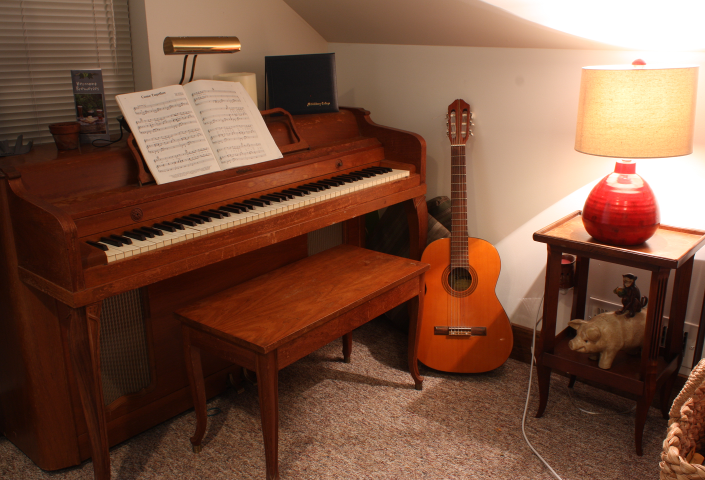
//> input picture Piano-perfect-im0-s.png, 705 x 480 px
$ ./main   (built with g++ and OpenCV 4)
//> lines starting //> are read from the running program, lines starting //| are printed output that depends on the picture
#include <iostream>
#include <fstream>
#include <opencv2/imgproc.hpp>
#include <opencv2/imgcodecs.hpp>
#include <opencv/cv.hpp>
#include <opencv2/opencv.hpp>
#include <opencv2/core/core.hpp>
#include <opencv2/highgui/highgui.hpp>
#include <string>
#include <chrono>


int main(int argc, char **argv) {


	std::string pianoL = "Piano-perfect-im0-s.png";
	std::string pianoR = "Piano-perfect-im1-s.png";
	std::string motorcycleL = "Motorcycle-perfect-im0-s.png";
	std::string motorcycleR = "Motorcycle-perfect-im1-s.png";
	std::string umbrellaL = "Umbrella-perfect-im0-s.png";
	std::string umbrellaR = "Umbrella-perfect-im1-s.png";

	//flag variables for mode control
	int imgFlag = 0;
	int approachFlag = 2;
	int loadGrayScale = 0;

	//threshHold presets
	int pianoMaxDisp = 70;
	int motorcycleMaxDisp = 60;
	int umbrellaMaxDisp = 65;
	int minDisp = 0;
	int maxDisp = 70; //default

	//load img assuming both image are the same resolution
	cv::Mat imgL, imgR;
	if (loadGrayScale){
		if (imgFlag == 0){
			imgL = cv::imread(pianoL, cv::IMREAD_GRAYSCALE);
			imgR = cv::imread(pianoR, cv::IMREAD_GRAYSCALE);
			//set min/maxDisparity to search
			maxDisp = pianoMaxDisp;
		} else if (imgFlag == 1){
			imgL = cv::imread(motorcycleL, cv::IMREAD_GRAYSCALE);
			imgR = cv::imread(motorcycleR, cv::IMREAD_GRAYSCALE);
			maxDisp = motorcycleMaxDisp;
		} else if (imgFlag == 2){
			imgL = cv::imread(umbrellaL, cv::IMREAD_GRAYSCALE);
			imgR = cv::imread(umbrellaR, cv::IMREAD_GRAYSCALE);
			maxDisp = umbrellaMaxDisp;
		}
	} else {
		if (imgFlag == 0){
			imgL = cv::imread(pianoL, CV_8UC1);
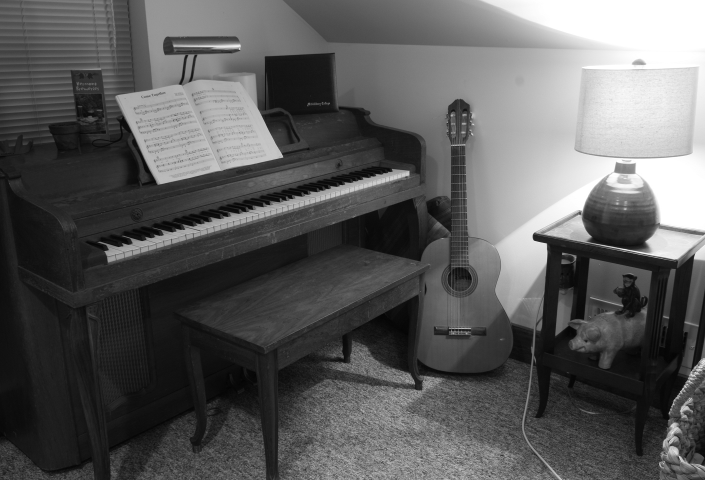
//> imgL: 480 rows x 705 cols, CV_8UC1; min 4, max 255, mean 91.2
			imgR = cv::imread(pianoR, CV_8UC1);
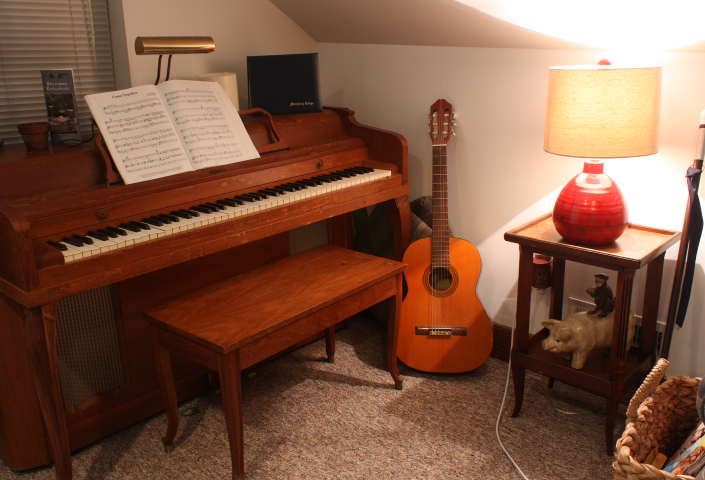
//> input picture Piano-perfect-im1-s.png, 705 x 480 px
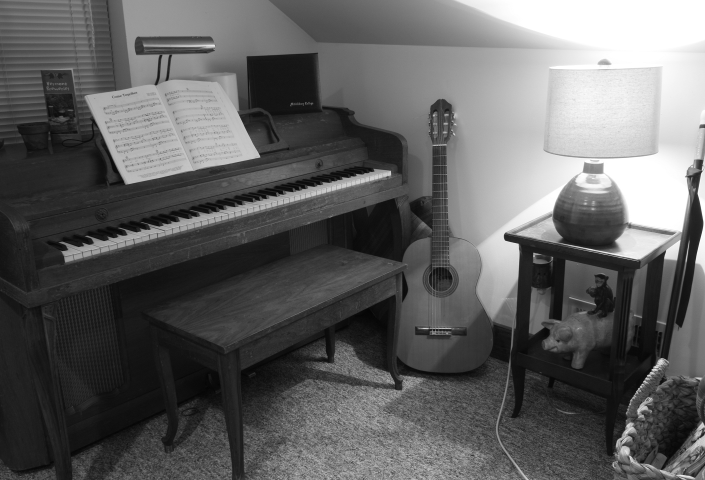
//> imgR: 480 rows x 705 cols, CV_8UC1; min 4, max 255, mean 96.6
			//set min/maxDisparity to search
			maxDisp = pianoMaxDisp;
		} else if (imgFlag == 1){
			imgL = cv::imread(motorcycleL, CV_8UC1);
			imgR = cv::imread(motorcycleR, CV_8UC1);
			maxDisp = motorcycleMaxDisp;
		} else if (imgFlag == 2){
			imgL = cv::imread(umbrellaL, CV_8UC1);
			imgR = cv::imread(umbrellaR, CV_8UC1);
			maxDisp = umbrellaMaxDisp;
		}
	}

	//cv::namedWindow("imgL", CV_WINDOW_AUTOSIZE);
	//cv::imshow("imgL", imgL);

	int imgRows = imgL.rows;
//> imgRows = 480
	int imgCols = imgL.cols;
//> imgCols = 705

	//create empty disparity matrix
	cv::Mat disp = cv::Mat::zeros(imgRows,imgCols,CV_8UC1);

	//set maskSize
	int maskSize = 7;
	int maskOffset = (maskSize - 1) / 2;

//	//createPaddedImg
//	cv::Mat imgL_pad, imgR_pad;
//	cv::copyMakeBorder(imgL,imgL_pad,maskOffset,maskOffset,maskOffset,maskOffset,cv::BORDER_CONSTANT,cv::Scalar(0));
//	cv::copyMakeBorder(imgR,imgR_pad,maskOffset,maskOffset,maskOffset,maskOffset,cv::BORDER_CONSTANT,cv::Scalar(0));


	int minSSD = 99999;
	int tempSSD = 0;
	int dist = 0;
	int pixelDiff = 0;
	int bestMatch = 0;

	int endRowIndex = imgRows - maskOffset;
//> endRowIndex = 477
	int endColIndex = imgCols - maskOffset;
//> endColIndex = 702

	//start clocking
	auto start = std::chrono::high_resolution_clock::now();

	//first approach (long run time)
	if (approachFlag == 1){
		for (int i = maskOffset; i < endRowIndex; i++){
			std::cout<< "." << "1\n";
			for (int j = maskOffset; j < endColIndex; j++){
				minSSD = 99999;
				dist = 0;
				for (int k = maskOffset; k < endColIndex; k++){
					tempSSD = 0;
					pixelDiff = 0;
					for (int m = -maskOffset; m < maskOffset; m++){
						for (int n = -maskOffset; n < maskOffset; n++){
							pixelDiff = (int)imgL.at<uchar>(i+m,j+n) - (int)imgR.at<uchar>(i+m,k+n);
							tempSSD += (pixelDiff * pixelDiff);
						}
					}
					if (minSSD > tempSSD){
						minSSD = tempSSD;
						dist = abs(k-j);
					}
				}
				if (dist > 255){
					disp.at<uchar>(i,j) = 0;
				} else {
					disp.at<uchar>(i,j) = dist;
				}
			}
		}
	//second approach
	} else if (approachFlag == 2){
		int checkVal = 0;
		for (int i = maskOffset; i < endRowIndex; i++){
			std::cout<< "." << "2\n";
			for (int j = maskOffset; j < endColIndex; j++){
				//calculate if col index will be out of bound
				minSSD = 99999;
				checkVal = j + maxDisp;
				bestMatch = j;
				if (checkVal < endColIndex){
					//index is within bound
					for (int k = minDisp; k < maxDisp; k++){
						tempSSD = 0;
						pixelDiff = 0;
						for (int m = -maskOffset; m < maskOffset; m++){
							for (int n = -maskOffset; n < maskOffset; n++){
								pixelDiff = (int)imgL.at<uchar>(i+m,j+n) - (int)imgR.at<uchar>(i+m,j+n-k);
								tempSSD += (pixelDiff * pixelDiff);
							}
						}
						if (minSSD > tempSSD){
							minSSD = tempSSD;
							bestMatch = k;
						}
					}
				} else {
					//index is out of bound
					for (int k = minDisp; k < maxDisp - (checkVal-endColIndex) - 1; k++){
						tempSSD = 0;
						pixelDiff = 0;
						for (int m = -maskOffset; m < maskOffset; m++){
							for (int n = -maskOffset; n < maskOffset; n++){
								pixelDiff = (int)imgL.at<uchar>(i+m,j+n) - (int)imgR.at<uchar>(i+m,j+n-k);
								tempSSD += (pixelDiff * pixelDiff);
							}
						}
						if (minSSD > tempSSD){
							minSSD = tempSSD;
							bestMatch = k;
						}
					}
				}
				disp.at<uchar>(i,j) = bestMatch;
			}
		}
//> this loop made 474 passes
//> (tempSSD, pixelDiff) on passes 1 to 3: (0, 0), (0, 0), (0, 0)
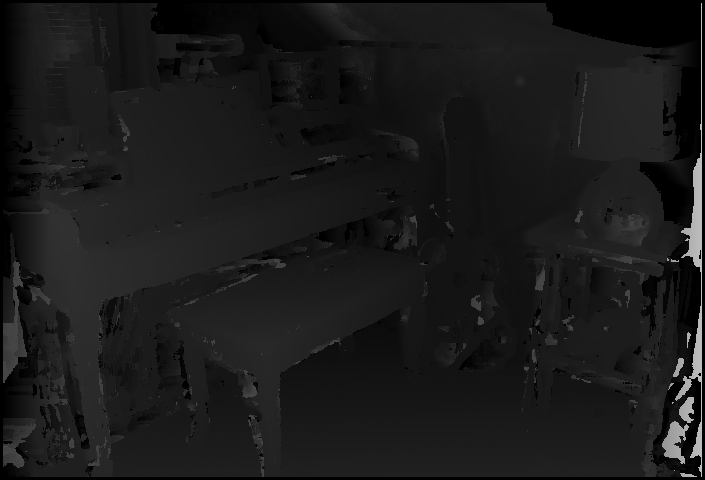
//> disp: 480 rows x 705 cols, CV_8UC1; min 0, max 189, mean 26.1
//> after the loop, minSSD = 99999; checkVal = 771; bestMatch = 701; tempSSD = 67568; pixelDiff = -53
	}


	cv::equalizeHist(disp,disp);
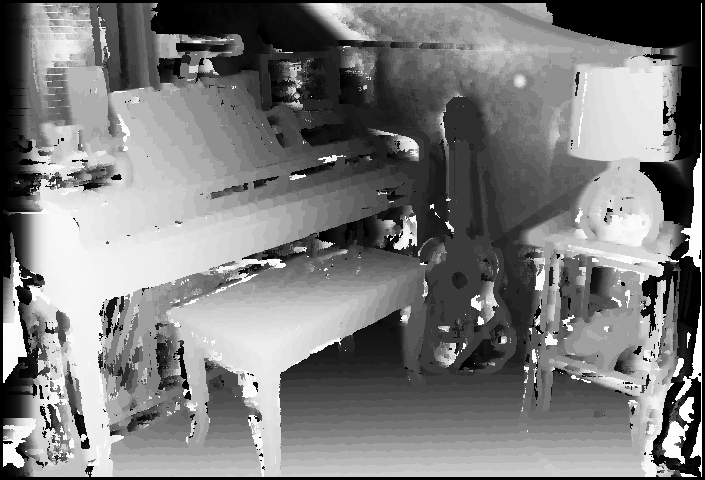
//> disp: 480 rows x 705 cols, CV_8UC1; min 0, max 255, mean 124.1
	cv::normalize(disp, disp,255, 0, cv::NORM_MINMAX);
	cv::namedWindow("disp", CV_WINDOW_AUTOSIZE);
	cv::imshow("disp", disp);

	//finish clock
	auto finish = std::chrono::high_resolution_clock::now();
	std::chrono::duration<double> elapsed = finish - start;
	std::cout << "Elapsed time: " << elapsed.count() << " s\n";
	std::cout << "finished" << std::endl;

	//convert to point cloud

	//since all images are aligned fx = fy
	double f, cx0, cx1, cy, baseline, doffs;
	double x,y,z;

	std::ifstream infile;
	if (imgFlag == 0){
		infile.open("pianoCalib.txt");
	} else if (imgFlag == 1){
		infile.open("motorcycleCalib.txt");
	} else if (imgFlag == 2){
		infile.open("umbrellaCalib.txt");
	}

	std::string word;
	std::string temp;

	infile >> word;
//> (the run ends here: the program stops with an error, at `temp = word.substr(6);`)
